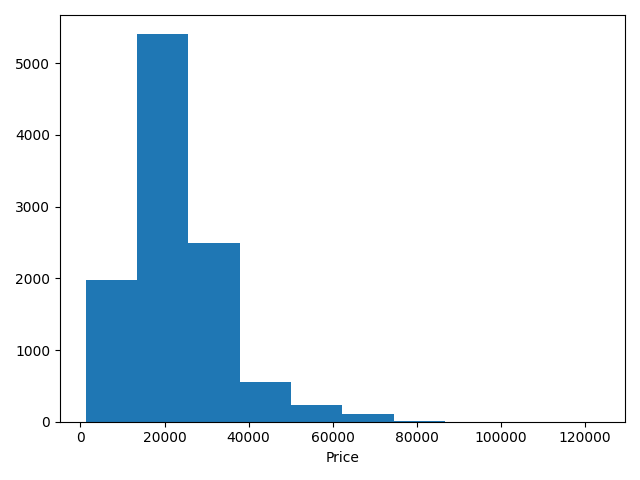

The Python source for this figure:
import matplotlib as mpl
import matplotlib.pyplot as plt
import pandas as pd
import numpy as np

df = pd.read_csv('bmw.csv')

plt.xlabel("Price")
plt.hist(df["price"])
plt.tight_layout()
plt.savefig('ej5.png')
